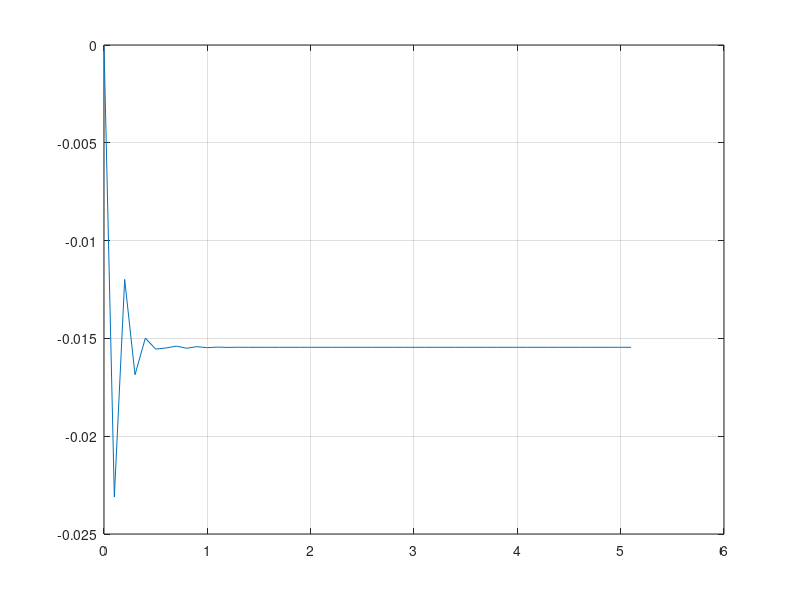

Recreate this plot in MATLAB.
function arhimed

global G P

M = 17; %кг
R = 1100; %кг/м^3
S = 1; %м
P = R*S/M; %1/м
G = 9.8; %м/с^2

DT = 0.1;
T = 0;
T1 = 5;
Z = 0;
V = 0;
Y = [Z, V];
i = 1;

  while T(i, 1) < T1
	
		i = i + 1;
		T(i, 1) = T(i - 1, 1) + DT;
	
    k1 = F(T(i - 1, 1), Y(i - 1, :));
    k2 = F(T(i - 1, 1) + DT/2, Y(i - 1, :) + DT/2*k1);
    k3 = F(T(i - 1, 1) + DT/2, Y(i - 1, :) + DT/2*k2);
    k4 = F(T(i - 1, 1) + DT, Y(i - 1, :) + DT*k3);
    Y(i, :) = Y(i - 1, :) + DT/6*(k1 + 2*k2 + 2*k3 + k4);
	  
	end
  k = Y(i - 1, 1)*P %Коэффициент в формуле зависимости
  plot(T(:, 1), Y(:, 1));
  grid on;
 

end
 
function dYdT = F(T, Y)
  
  global G P
  
  dYdT = [Y(2), -1*G*(1 + P*Y(1))]; 
  
end